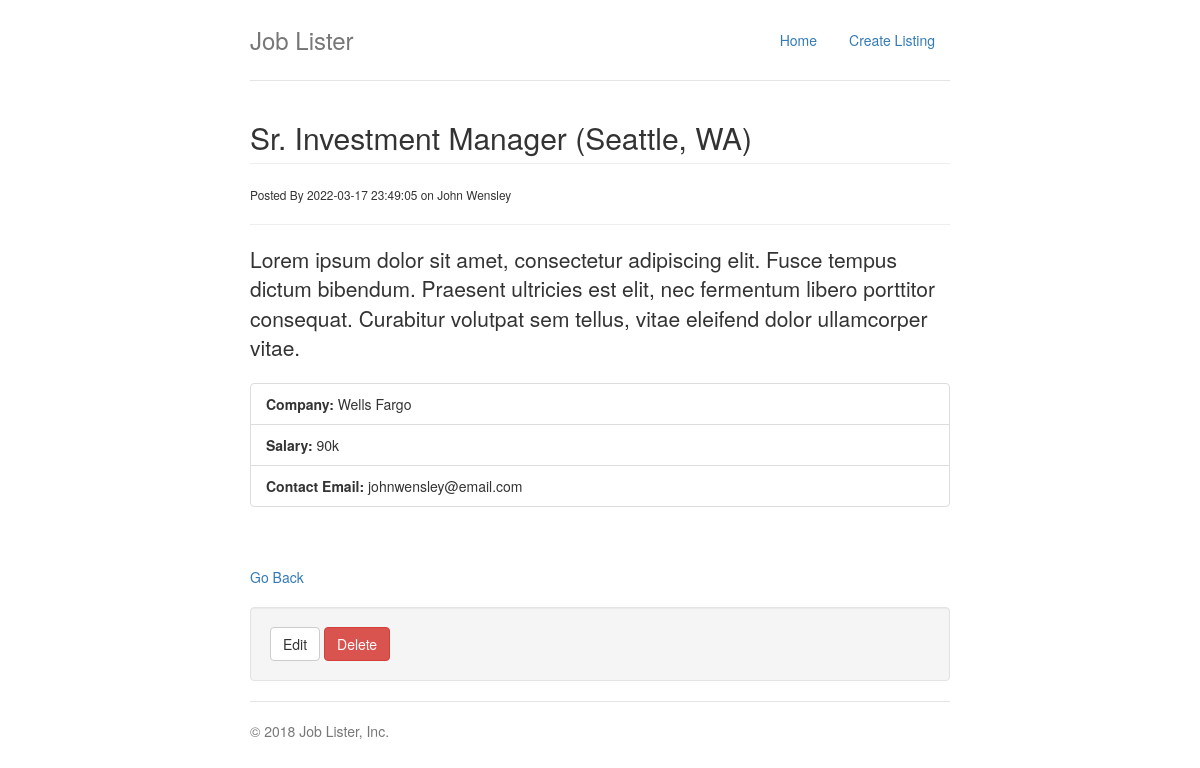
The page /job.php?job=1 on the database its author committed.
### tables this page shows
CREATE TABLE `jobs` (
  `job_id` int(11) NOT NULL,
  `category_id` int(11) NOT NULL,
  `job_company` varchar(255) NOT NULL,
  `job_title` varchar(255) NOT NULL,
  `job_desc` varchar(255) NOT NULL,
  `job_salary` varchar(255) NOT NULL,
  `job_location` varchar(255) NOT NULL,
  `job_contact_user` varchar(255) NOT NULL,
  `job_contact_email` varchar(255) NOT NULL,
  `job_post_date` timestamp NOT NULL DEFAULT current_timestamp()
);

### classes/clsTemplate.php (called while the page is built, shortened)
<?php
class clsTemplate
{
    protected $template;
    public function __construct($template)
    {
        $this->template = $template;
    }
    public function __toString()
    {
        include basename($this->template);
        return ob_get_clean();
    }
}

### classes/clsDBH.php (called while the page is built, shortened)
<?php
class clsDBH
{
    private $host = DB_HOST;
    private $user = DB_USER;
    private $pass = DB_PASS;
    private $db_name = DB_NAME;
    private $dbh;
    private $stmt;
    public function __construct()
    {
        $dsn = 'mysql:host=' . $this->host . ';dbname=' . $this->db_name;
        $options = array(
            PDO::ATTR_PERSISTENT => true,
            PDO::ATTR_ERRMODE => PDO::ERRMODE_EXCEPTION
        );
        try
        {
            $this->dbh = new PDO($dsn, $this->user, $this->pass, $options);
        }
        catch(PDOException $e)
        {
            $this->error = $e->getMessage();
            echo $this->error;
        }
    }
    public function query($query)
    {
        $this->stmt = $this->dbh->prepare($query);
    }
    public function bind($param, $value, $type = null)
    {
        if (is_null($type))
        {
            switch (true)
            {
                default:
                    $type = PDO::PARAM_STR;
                    break;
            }
        }
        $this->stmt->bindValue($param, $value, $type);
    }
    public function execute()
    {
        return $this->stmt->execute();
    }
    public function single()
    {
        $this->execute();
        return $this->stmt->fetch(PDO::FETCH_OBJ);
    }
}

### classes/clsJob.php (called while the page is built, shortened)
<?php
class clsJob
{
    private $db;
    public function __construct()
    {
        $this->db = new clsDBH;
    }
    public function getJob($job_id)
    {
        $this->db->query("SELECT * FROM jobs
        WHERE job_id = :job_id;");
        $this->db->bind(':job_id', $job_id);
        $row = $this->db->single();
        return $row;
    }
}

### templates/tmpJobSingle.php (the view, shortened to what this page needs)
<?php include_once '../includes/incHeader.php'; ?>
<h2 class="page-header"><?php echo $job->job_title; ?> (<?php echo $job->job_location; ?>)</h2>
<small>Posted By <?php echo $job->job_post_date; ?> on <?php echo $job->job_contact_user; ?></small>
<hr>
<p class="lead"><?php echo $job->job_desc; ?></p>
<ul class="list-group">
    <li class="list-group-item"><strong>Company:</strong> <?php echo $job->job_company; ?></li>
    <li class="list-group-item"><strong>Salary:</strong> <?php echo $job->job_salary; ?></li>
    <li class="list-group-item"><strong>Contact Email:</strong> <?php echo $job->job_contact_email; ?></li>
</ul>
<br>
<br>
<a href="index.php">Go Back</a>
<br>
<br>
<div class="well">
    <a href="edit.php?job=<?php echo $job->job_id; ?>" class="btn btn-default">Edit</a>
    <form style="display:inline;" method="POST" action="job.php">
        <input type="submit" class="btn btn-danger" value="Delete">
    </form>
</div>
<?php include_once '../includes/incFooter.php'; ?>

### job.php (shortened to what this page needs)
<?php
$job = new clsJob;
$template = new clsTemplate('templates/tmpJobSingle.php');
$job_id = isset($_GET['job']) ? $_GET['job'] : null;
$template->job = $job->getJob($job_id);
echo $template;

### includes/incHeader.php (shortened to what this page needs)
<!DOCTYPE html>
<html lang="en">
<head>
    <link rel="stylesheet" href="css/bootstrap.css">
    <link rel="stylesheet" href="css/style.css">
</head>
<body>
    <div class="container">
        <div class="header clearfix">
        <nav>
            <ul class="nav nav-pills pull-right">
                <li role="presentation"><a href="index.php">Home</a></li>
                <li role="presentation"><a href="create.php">Create Listing</a></li>
            </ul>
        </nav>
        <h3 class="text-muted"><?php echo SITE_TITLE; ?></h3>
    </div>

### includes/incFooter.php
        <footer class="footer">
            <p>&copy; 2018 Job Lister, Inc.</p>
        </footer>
    </div>
</body>
</html>

### css/style.css (style rules this page uses)
body { padding-top: 20px; padding-bottom: 20px; }
.header, .marketing, .footer { padding-right: 15px; padding-left: 15px; }
.header { padding-bottom: 20px; border-bottom: 1px solid #e5e5e5; }
.header h3 { margin-top: 0; margin-bottom: 0; line-height: 40px; }
.footer { padding-top: 19px; color: #777; border-top: 1px solid #e5e5e5; }
@media (min-width: 768px) { .container { max-width: 730px; } }
@media screen and (min-width: 768px) { .header, .marketing, .footer { padding-right: 0; padding-left: 0; } }
@media screen and (min-width: 768px) { .header { margin-bottom: 30px; } }

### rows shown on the page
jobs: job_title "Sr. Investment Manager", job_location "Seattle, WA", job_post_date "2022-03-17 23:49:05", job_contact_user "John Wensley", job_desc "Lorem ipsum dolor sit amet, consectetur adipiscing elit. Fusce tempus dictum bibendum. Praesent ultricies est elit, nec fermentum libero porttitor consequat. Curabitur volutpat sem tellus, vitae eleifend dolor ullamcorper vitae.", job_company "Wells Fargo", job_salary "90k", job_contact_email "johnwensley@email.com"

### other values the page prints
SITE_TITLE "Job Lister"
